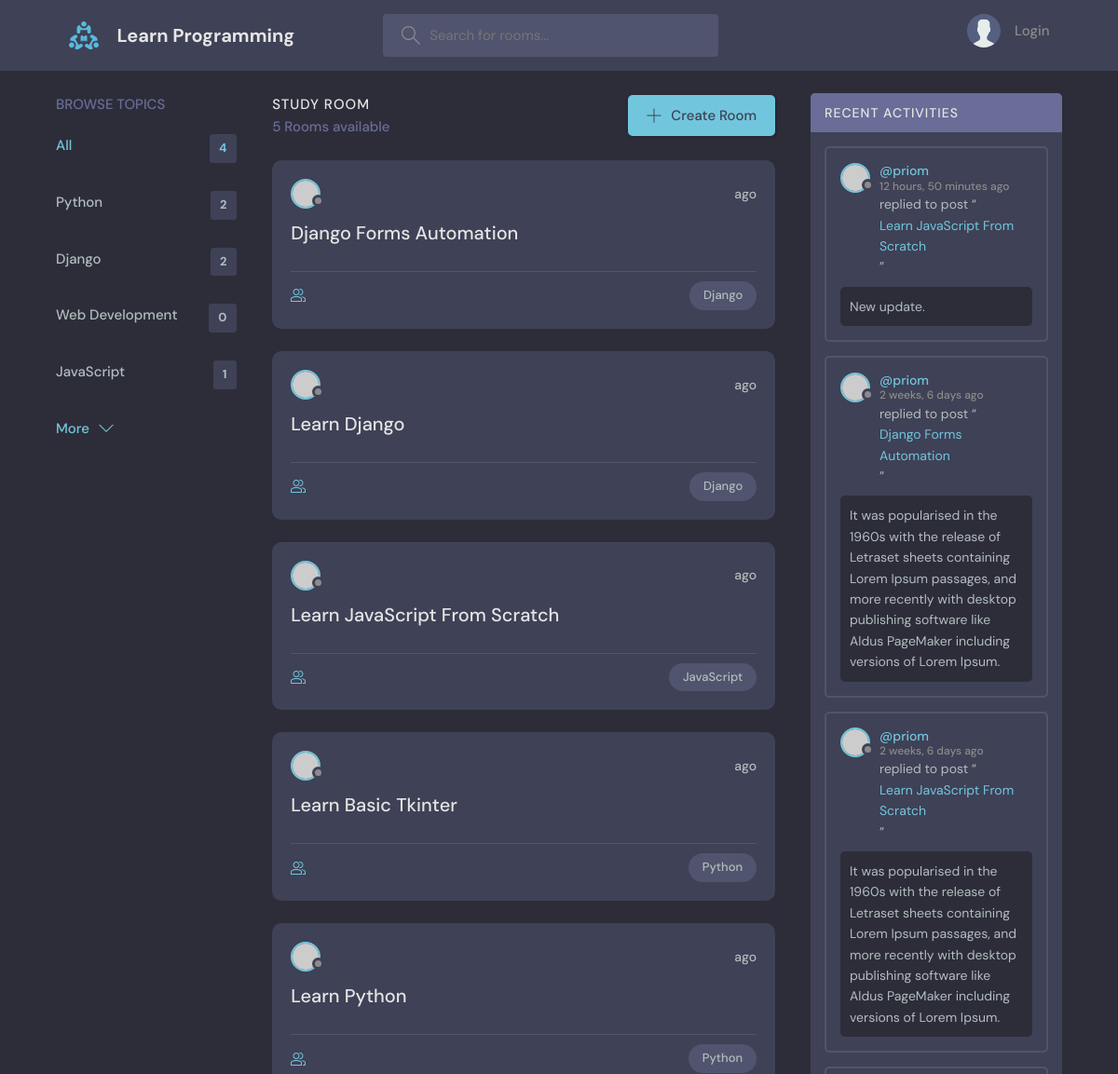
The app's page / (upper part), older data.
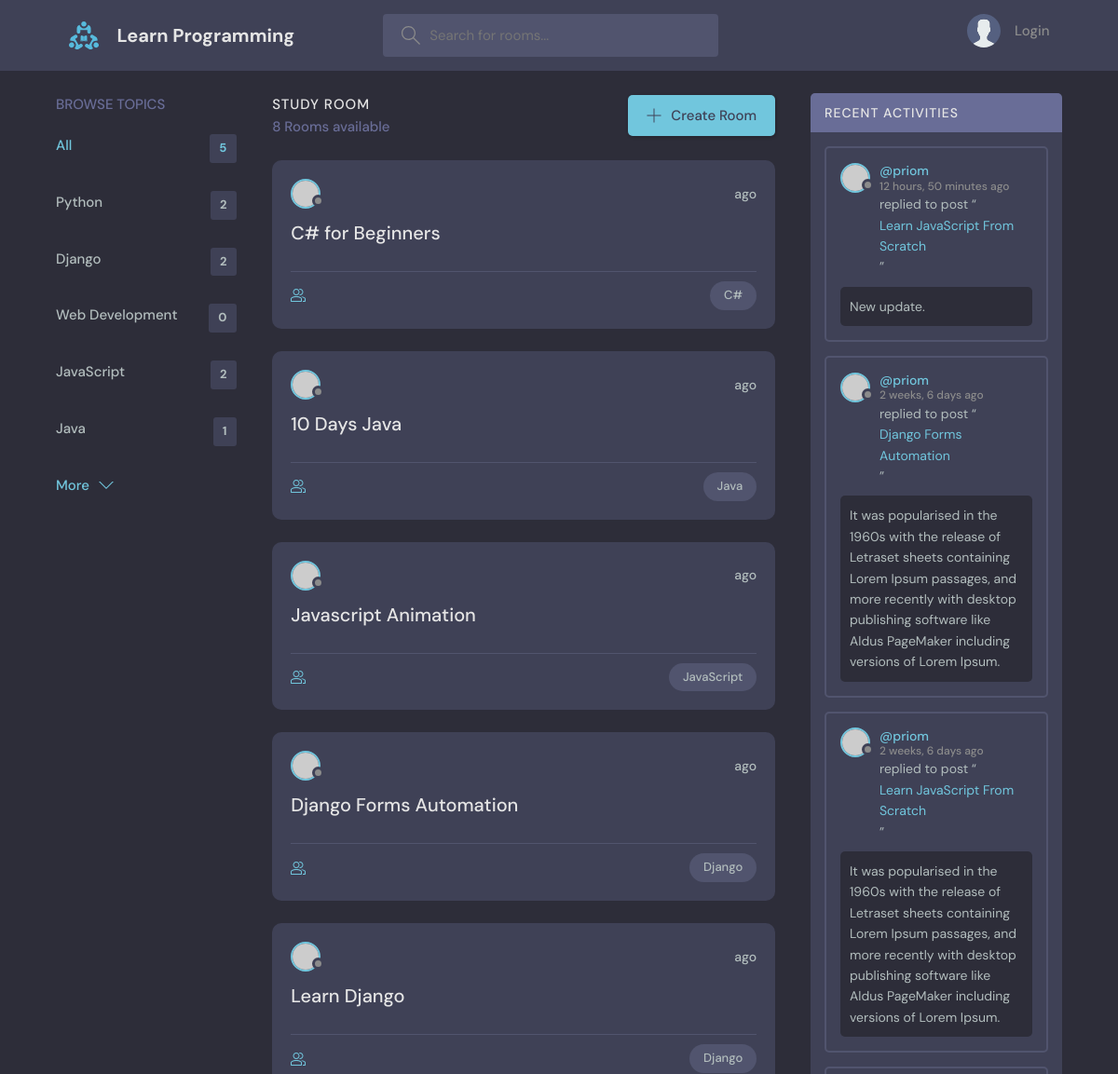
The same page, newer data.
### base/models.py (models this page shows, shortened)
class Topic(models.Model):
    name = models.CharField(max_length=200)

class Room(models.Model):
    host = models.ForeignKey(User, on_delete=models.SET_NULL, null=True)
    topic = models.ForeignKey(Topic, on_delete=models.SET_NULL, null=True)
    name = models.CharField(max_length=200)
    description = models.TextField(null=True, blank=True)
    participants = models.ManyToManyField(
        User, related_name='participants', blank=True)
    updated = models.DateTimeField(auto_now=True)
    created = models.DateTimeField(auto_now_add=True)
    class Meta:
        ordering = ['-updated', '-created']
    def __str__(self):
        return self.name

class Message(models.Model):
    user = models.ForeignKey(User, on_delete=models.CASCADE)
    room = models.ForeignKey(Room, on_delete=models.CASCADE)
    body = models.TextField()
    updated = models.DateTimeField(auto_now=True)
    created = models.DateTimeField(auto_now_add=True)
    class Meta:
        ordering = ['-updated', '-created']

### base/views.py (the view)
# urls.py: path('', views.home, name="home"),
def home(request):
    q = request.GET.get('q') if request.GET.get('q') != None else ""
    rooms = Room.objects.filter(
        Q(topic__name__icontains=q) |
        Q(name__icontains=q) |
        Q(description__icontains=q)
    )
    topics = Topic.objects.all()[0:5]
    room_count = rooms.count()
    room_messages = Message.objects.filter(Q(room__topic__name__icontains=q))
    context = {'room': rooms, 'topics': topics,
               'room_count': room_count, 'room_messages': room_messages}
    return render(request, 'base/home.html', context)

### base/templates/base/home.html (shortened to what this page needs)
{% extends 'main.html' %}
{% block content %}
<main class="layout layout--3">
  <div class="container">
    {% include 'base/topics_component.html' %}
    <div class="roomList">
      <div class="roomList__header">
        <div>
          <h2>Study Room</h2>
          <p>{{room_count}} Rooms available</p>
        </div>
        <a class="btn btn--main" href="{% url 'create-room' %}">
          <svg version="1.1" xmlns="http://www.w3.org/2000/svg" width="32" height="32" viewBox="0 0 32 32">
            <title>add</title>
            <path
              d="M16.943 0.943h-1.885v14.115h-14.115v1.885h14.115v14.115h1.885v-14.115h14.115v-1.885h-14.115v-14.115z">
            </path>
          </svg>
          Create Room
        </a>
      </div>
      {% include 'base/feed_component.html' %}
    </div>
    {% include 'base/activity_component.html' %}
  </div>
</main>
{% endblock %}

### base/templates/base/topics_component.html
<div class="topics">
    <div class="topics__header">
        <h2>Browse Topics</h2>
    </div>
    <ul class="topics__list">
        <li>
            <a href="{% url 'home' %}" class="active">All <span>{{topics.count}}</span></a>
        </li>
        {% for topic in topics %}
        <li>
            <a href="{% url 'home' %}?q={{topic.name}}">{{topic.name}} <span>{{topic.room_set.all.count}}</span></a>
        </li>
        {% endfor %}
    </ul>
    <a class="btn btn--link" href="{% url 'topics' %}">
        More
        <svg version="1.1" xmlns="http://www.w3.org/2000/svg" width="32" height="32" viewBox="0 0 32 32">
            <title>chevron-down</title>
            <path d="M16 21l-13-13h-3l16 16 16-16h-3l-13 13z"></path>
        </svg>
    </a>
</div>

### base/templates/base/feed_component.html (shortened to what this page needs)
{% for rooms in room %}
<div class="roomListRoom">
    <div class="roomListRoom__header">
        <a href="{% url 'user-profile' rooms.host.id %}" class="roomListRoom__author">
            <div class="avatar avatar--small">
                <img src="https://randomuser.me/api/portraits/women/11.jpg" />
            </div>
        </a>
        <div class="roomListRoom__actions">
            <span>{{room.created|timesince}} ago</span>
        </div>
    </div>
    <div class="roomListRoom__content">
        <a href="{% url 'room' rooms.id %}">{{rooms.name}}</a>
    </div>
    <div class="roomListRoom__meta">
        <a href="{% url 'room' rooms.id %}" class="roomListRoom__joined">
        </a>
        <p class="roomListRoom__topic">{{rooms.topic.name}}</p>
    </div>
</div>
{% endfor %}

### base/templates/base/activity_component.html (shortened to what this page needs)
<div class="activities">
    <div class="activities__header">
        <h2>Recent Activities</h2>
    </div>
    {% for message in room_messages %}
    <div class="activities__box">
        <div class="activities__boxHeader roomListRoom__header">
            <a href="{% url 'user-profile' message.user.id %}" class="roomListRoom__author">
                <div class="avatar avatar--small">
                    <img src="https://randomuser.me/api/portraits/women/11.jpg" />
                </div>
                <p>
                    @{{message.user}}
                    <span>{{message.created|timesince}} ago</span>
                </p>
            </a>
        </div>
        <div class="activities__boxContent">
            <p>replied to post “<a href="{% url 'room' message.room.id %}">{{message.room}}</a>”</p>
            <div class="activities__boxRoomContent">
                {{message.body}}
            </div>
        </div>
    </div>
    {% endfor %}
</div>

Row changes from the older to the newer data that the page shows:
no longer on this page (row unchanged): Room: name "Learn JavaScript From Scratch", topic.name "JavaScript"
no longer on this page (row unchanged): Room: name "Learn Basic Tkinter", topic.name "Python"
no longer on this page (row unchanged): Room: name "Learn Python", topic.name "Python"
computed for Topic "JavaScript": room_set.all.count "1" → "2"
added Topic: name "Java", room_set.all.count "1"
added Room: name "C# for Beginners", topic.name "C#"
added Room: name "10 Days Java", topic.name "Java"
added Room: name "Javascript Animation", topic.name "JavaScript"
Text that changed along with them:
{{ topics.count }}: "4" → "5"
{{ room_count }}: "5" → "8"
